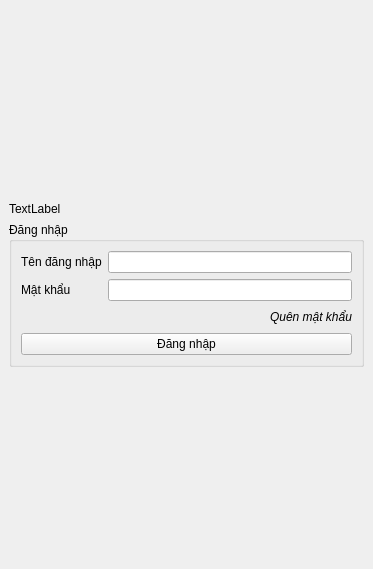
<?xml version="1.0" encoding="UTF-8"?>
<ui version="4.0">
 <class>DangNhapWindow</class>
 <widget class="QMainWindow" name="DangNhapWindow">
  <property name="geometry">
   <rect>
    <x>0</x>
    <y>0</y>
    <width>373</width>
    <height>569</height>
   </rect>
  </property>
  <property name="font">
   <font>
    <italic>false</italic>
   </font>
  </property>
  <property name="windowTitle">
   <string>DangNhapWindow</string>
  </property>
  <widget class="QWidget" name="centralwidget">
   <layout class="QGridLayout" name="gridLayout">
    <item row="2" column="0">
     <widget class="QGroupBox" name="groupBox">
      <property name="title">
       <string>Đăng nhập</string>
      </property>
      <layout class="QVBoxLayout" name="verticalLayout_3">
       <item>
        <layout class="QHBoxLayout" name="horizontalLayout">
         <item>
          <layout class="QVBoxLayout" name="verticalLayout_2">
           <item>
            <widget class="QLabel" name="label">
             <property name="text">
              <string>Tên đăng nhập</string>
             </property>
            </widget>
           </item>
           <item>
            <widget class="QLabel" name="label_2">
             <property name="text">
              <string>Mật khẩu</string>
             </property>
            </widget>
           </item>
          </layout>
         </item>
         <item>
          <layout class="QVBoxLayout" name="verticalLayout">
           <item>
            <widget class="QLineEdit" name="lineEditTenDangNhap"/>
           </item>
           <item>
            <widget class="QLineEdit" name="lineEditMatKhau"/>
           </item>
          </layout>
         </item>
        </layout>
       </item>
       <item>
        <layout class="QHBoxLayout" name="horizontalLayout_2">
         <item>
          <spacer name="horizontalSpacer">
           <property name="orientation">
            <enum>Qt::Orientation::Horizontal</enum>
           </property>
           <property name="sizeHint" stdset="0">
            <size>
             <width>40</width>
             <height>20</height>
            </size>
           </property>
          </spacer>
         </item>
         <item>
          <widget class="QPushButton" name="pushButtonQuenMatKhau">
           <property name="font">
            <font>
             <italic>true</italic>
            </font>
           </property>
           <property name="styleSheet">
            <string notr="true">border: none;</string>
           </property>
           <property name="text">
            <string>Quên mật khẩu</string>
           </property>
          </widget>
         </item>
        </layout>
       </item>
       <item>
        <widget class="QPushButton" name="pushButtonDangNhap">
         <property name="text">
          <string>Đăng nhập</string>
         </property>
        </widget>
       </item>
      </layout>
     </widget>
    </item>
    <item row="3" column="0">
     <spacer name="verticalSpacer_2">
      <property name="orientation">
       <enum>Qt::Orientation::Vertical</enum>
      </property>
      <property name="sizeHint" stdset="0">
       <size>
        <width>20</width>
        <height>177</height>
       </size>
      </property>
     </spacer>
    </item>
    <item row="1" column="0">
     <widget class="QLabel" name="label_3">
      <property name="text">
       <string>TextLabel</string>
      </property>
     </widget>
    </item>
    <item row="0" column="0">
     <spacer name="verticalSpacer">
      <property name="orientation">
       <enum>Qt::Orientation::Vertical</enum>
      </property>
      <property name="sizeHint" stdset="0">
       <size>
        <width>20</width>
        <height>178</height>
       </size>
      </property>
     </spacer>
    </item>
   </layout>
  </widget>
 </widget>
 <resources/>
 <connections/>
</ui>
